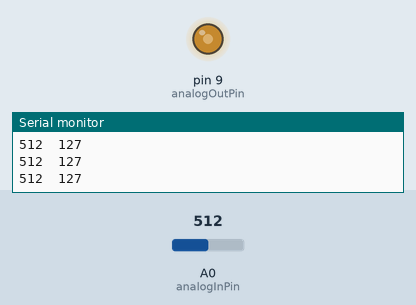
Simulated run of this sketch. Board: Arduino Uno, built with avr-gcc and run on an emulated ATmega328P. Shown: output pins drawn as LEDs (lit = HIGH), the last lines printed to the serial monitor. The test bench sets the inputs (shaded band); at power-on: A0 (analogInPin) = 512.

Above: at 1.2 s.
1.3 s: A0 (analogInPin) set to 989
At 2.0 s:
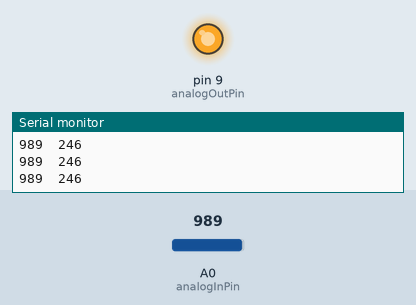
2.8 s: A0 (analogInPin) set to 1015
At 3.1 s:
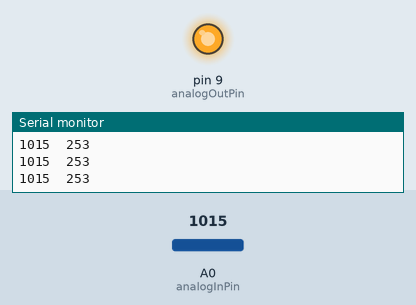
5.8 s: A0 (analogInPin) set to 716
At 6.4 s:
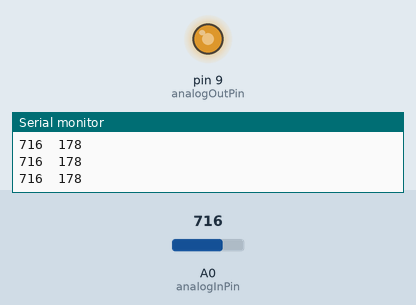
7.3 s: A0 (analogInPin) set to 122
At 7.7 s:
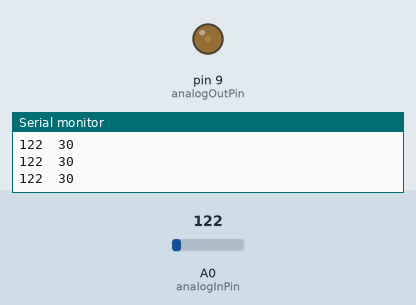
8.8 s: A0 (analogInPin) set to 0
At 9.9 s:
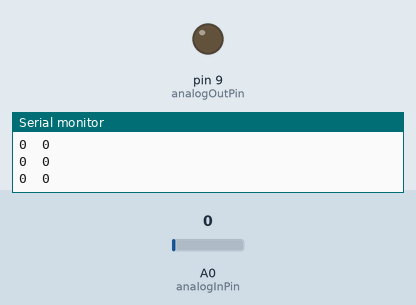
10.3 s: A0 (analogInPin) set to 91
At 11.0 s:
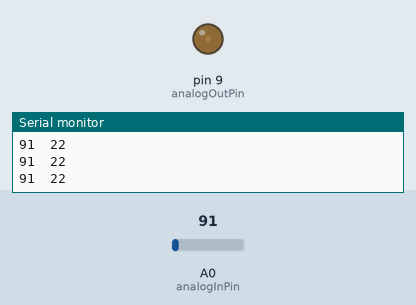
11.8 s: A0 (analogInPin) set to 109
Timing chart, 0 to 14.3 s (numbered marks = the images above; inputs shaded):
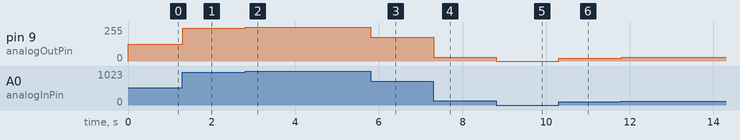

The sketch:

code_v1.ino
```cpp
// Dommert
// Wind Sensor
// Version 0.1.0
// March 2014

const int analogInPin = A0; // Analog input pin that the potentiometer is attached
const int analogOutPin = 9; // Analog output pin that the LED is attached to

int sensorValue = 0; // value read from the pot
int outputValue = 0; // value output to the PWM (analog out)

void setup() {
  // initialize serial communications at 9600 bps:
  Serial.begin(9600);
}

void loop() {
  // read the analog in value:
  sensorValue = analogRead(analogInPin);

  // map it to the range of the analog out:
  outputValue = map(sensorValue, 0, 1023, 0, 255);

  int result_outputValue_1 = outputValue * 2.8;
  int result_outputValue_2 = outputValue * 3.0;
  int result_outputValue_3 = outputValue * 3.2;
  int result_outputValue_4 = outputValue * 3.4;
  int result_outputValue_5 = outputValue * 3.6;

  // change the analog out value:
  analogWrite(analogOutPin, outputValue);

  // print the results to the serial monitor:
//  Serial.print("Sensor = ");
  Serial.print(sensorValue);
//  Serial.print("\t Output = ");
  Serial.print("\t");
Serial.println(outputValue);


  // wait 10 milliseconds before the next loop
  // for the analog-to-analog converter to settle
  // after the last reading:
  // delay(250);

}
```

Measured:
- after the input at 1.3 s, pin 9 (analogOutPin): 127/255 → 246/255 at once
- after the input at 2.8 s, pin 9 (analogOutPin): 246/255 → 253/255 at once
- after the input at 5.8 s, pin 9 (analogOutPin): 253/255 → 178/255 at once
- after the input at 7.3 s, pin 9 (analogOutPin): 178/255 → 30/255 at once
- after the input at 8.8 s, pin 9 (analogOutPin): 30/255 → 0/255 at once
- after the input at 10.3 s, pin 9 (analogOutPin): 0/255 → 22/255 at once
- after the input at 11.8 s, pin 9 (analogOutPin): 22/255 → 27/255 at once
